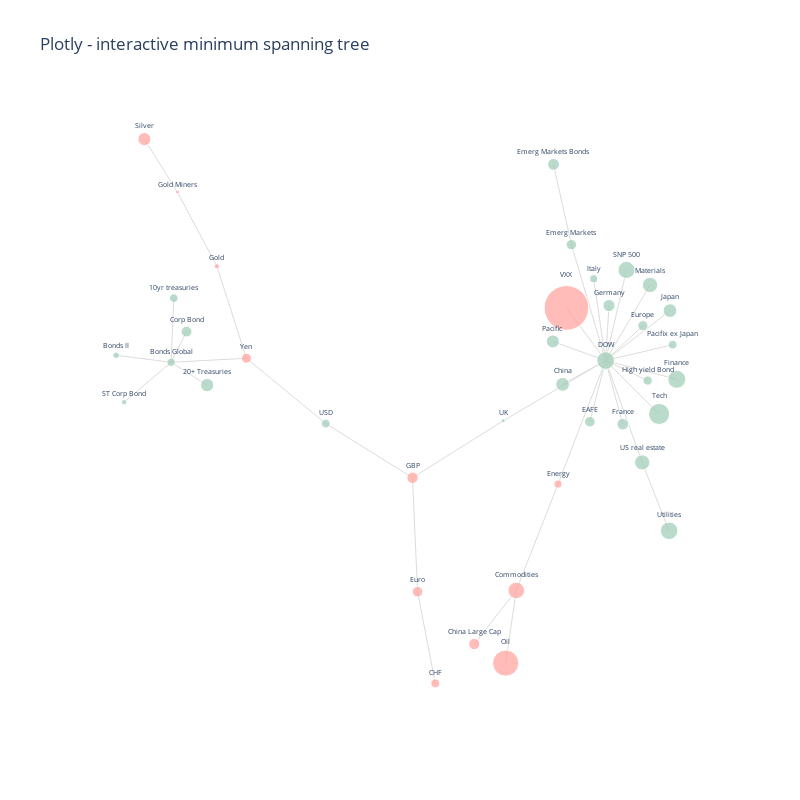

Notebook cell for this chart:
### Code cell
figAsset = plot_graph(assetData, 0.5)

figAsset.write_json(assetGraphJsonFile)
figAsset2 = px.scatter()
figAsset2.write_html(assetGraphImgFile)

### Figure 1 — Plotly figure (JSON) as saved in the notebook; plotly's stock layout.template omitted (floating-point values rounded to 4 significant figures)
{"data": [{"hoverinfo": "none", "line": {"color": "#DCDCDC", "width": 1}, "mode": "lines", "showlegend": false, "type": "scatter", "x": [-0.8443, -0.6308, null, -0.8443, -0.8366, null, -0.8443, -0.8004, null, -0.8443, -1, null, -0.8443, -0.7421, null, -0.8443, -0.9774, null, 0.1335, 0.01458, null, 0.1335, 0.1035, null, 0.1335, 0.2517, null, 0.3865, 0.2896, null, 0.3865, 0.3419, null, 0.3865, 0.5765, null, 0.3865, 0.3961, null, 0.3865, 0.3528, null, 0.3865, 0.5689, null, 0.3865, 0.435, null, 0.3865, 0.09636, null, 0.3865, 0.2646, null, 0.3865, 0.4901, null, 0.3865, 0.5057, null, 0.3865, 0.4457, null, 0.3865, 0.4922, null, 0.3865, 0.237, null, 0.3865, 0.2756, null, 0.3865, 0.5123, null, 0.3865, 0.2517, null, 0.3865, 0.588, null, 0.3865, 0.538, null, 0.2896, 0.2388, null, 0.09636, -0.1604, null, -0.1604, -0.1462, null, -0.1604, -0.4062, null, -0.1462, -0.09592, null, -0.6308, -0.7145, null, -0.6308, -0.4062, null, -0.8263, -0.7145, null, -0.8263, -0.9199, null, 0.4901, 0.5663, null], "y": [0.047, 0.05533, null, 0.047, 0.1811, null, 0.047, 0.1112, null, 0.047, 0.06168, null, 0.047, -0.0006976, null, 0.047, -0.03643, null, -0.4297, -0.5419, null, -0.4297, -0.5818, null, -0.4297, -0.2076, null, 0.05058, 0.2928, null, 0.05058, -0.07727, null, 0.05058, 0.08371, null, 0.05058, 0.1655, null, 0.05058, 0.2215, null, 0.05058, 0.155, null, 0.05058, -0.08241, null, 0.05058, -0.07519, null, 0.05058, 0.0008818, null, 0.05058, -0.1623, null, 0.05058, 0.00877, null, 0.05058, 0.2398, null, 0.05058, 0.1235, null, 0.05058, 0.09053, null, 0.05058, 0.1606, null, 0.05058, 0.2086, null, 0.05058, -0.2076, null, 0.05058, 0.01141, null, 0.05058, -0.06101, null, 0.2928, 0.4605, null, -0.07519, -0.1943, null, -0.1943, -0.4326, null, -0.1943, -0.08107, null, -0.4326, -0.6241, null, 0.05533, 0.2477, null, 0.05533, -0.08107, null, 0.4027, 0.2477, null, 0.4027, 0.5133, null, -0.1623, -0.3051, null]}, {"hoverinfo": "text", "hovertext": ["<b>Bonds Global</b><br>Annualized Returns: 2.8%<br>Annualized Volatility: 3.2%<br><br>Strongest correlations with: <br>10yr treasuries: 0.94<br>20+ Treasuries: 0.90<br>Corp Bond: 0.89<br><br>Weakest correlations with: <br>GBP: 0.03<br>High yield Bond: -0.06<br>Emerg Markets: -0.07<br>", "<b>Commodities</b><br>Annualized Returns: -10.9%<br>Annualized Volatility: 15.1%<br><br>Strongest correlations with: <br>Oil: 0.88<br>Energy: 0.68<br>China Large Cap: 0.53<br><br>Weakest correlations with: <br>ST Corp Bond: 0.03<br>Yen: -0.03<br>CHF: 0.04<br>", "<b>DOW</b><br>Annualized Returns: 12.6%<br>Annualized Volatility: 11.8%<br><br>Strongest correlations with: <br>SNP 500: 0.97<br>Finance: 0.87<br>Tech: 0.85<br><br>Weakest correlations with: <br>Silver: 0.03<br>Gold Miners: 0.04<br>ST Corp Bond: -0.04<br>", "<b>Emerg Markets</b><br>Annualized Returns: 4.3%<br>Annualized Volatility: 18.5%<br><br>Strongest correlations with: <br>China: 0.84<br>Pacifix ex Japan: 0.82<br>Pacific : 0.81<br><br>Weakest correlations with: <br>Bonds II: -0.00<br>Gold: -0.01<br>CHF: -0.02<br>", "<b>EAFE</b><br>Annualized Returns: 4.4%<br>Annualized Volatility: 14.7%<br><br>Strongest correlations with: <br>Europe: 0.95<br>France: 0.91<br>UK: 0.91<br><br>Weakest correlations with: <br>CHF: 0.02<br>ST Corp Bond: 0.05<br>Corp Bond: -0.06<br>", "<b>Emerg Markets Bonds</b><br>Annualized Returns: 5.6%<br>Annualized Volatility: 6.4%<br><br>Strongest correlations with: <br>Emerg Markets: 0.58<br>High yield Bond: 0.58<br>Pacifix ex Japan: 0.48<br><br>Weakest correlations with: <br>Yen: 0.07<br>CHF: 0.07<br>Euro: 0.12<br>", "<b>Pacifix ex Japan</b><br>Annualized Returns: 3.1%<br>Annualized Volatility: 16.2%<br><br>Strongest correlations with: <br>Pacific : 0.84<br>Emerg Markets: 0.82<br>EAFE: 0.79<br><br>Weakest correlations with: <br>Corp Bond: -0.01<br>Gold: -0.01<br>CHF: -0.01<br>", "<b>Germany</b><br>Annualized Returns: 5.8%<br>Annualized Volatility: 17.9%<br><br>Strongest correlations with: <br>Europe: 0.93<br>France: 0.93<br>EAFE: 0.88<br><br>Weakest correlations with: <br>CHF: 0.02<br>ST Corp Bond: 0.02<br>Gold Miners: 0.06<br>", "<b>Italy</b><br>Annualized Returns: 2.6%<br>Annualized Volatility: 23.8%<br><br>Strongest correlations with: <br>Europe: 0.88<br>France: 0.88<br>Germany: 0.84<br><br>Weakest correlations with: <br>ST Corp Bond: -0.01<br>CHF: 0.01<br>Gold Miners: 0.07<br>", "<b>Japan</b><br>Annualized Returns: 7.5%<br>Annualized Volatility: 15.7%<br><br>Strongest correlations with: <br>Pacific : 0.93<br>EAFE: 0.79<br>SNP 500: 0.71<br><br>Weakest correlations with: <br>Gold Miners: 0.03<br>ST Corp Bond: 0.04<br>Silver: 0.05<br>", "<b>France</b><br>Annualized Returns: 5.4%<br>Annualized Volatility: 17.8%<br><br>Strongest correlations with: <br>Europe: 0.96<br>Germany: 0.93<br>EAFE: 0.91<br><br>Weakest correlations with: <br>CHF: 0.05<br>ST Corp Bond: 0.05<br>Corp Bond: -0.07<br>", "<b>UK</b><br>Annualized Returns: 0.6%<br>Annualized Volatility: 16.9%<br><br>Strongest correlations with: <br>Europe: 0.94<br>EAFE: 0.91<br>France: 0.85<br><br>Weakest correlations with: <br>CHF: 0.03<br>ST Corp Bond: 0.03<br>Corp Bond: -0.07<br>", "<b>GBP</b><br>Annualized Returns: -5.2%<br>Annualized Volatility: 9.6%<br><br>Strongest correlations with: <br>USD: -0.61<br>UK: 0.55<br>Euro: 0.51<br><br>Weakest correlations with: <br>10yr treasuries: -0.01<br>Bonds Global: 0.03<br>Corp Bond: 0.06<br>", "<b>China Large Cap</b><br>Annualized Returns: -5.1%<br>Annualized Volatility: 8.0%<br><br>Strongest correlations with: <br>Commodities: 0.53<br>Oil: 0.51<br>USD: -0.47<br><br>Weakest correlations with: <br>10yr treasuries: 0.01<br>20+ Treasuries: -0.08<br>Bonds Global: 0.08<br>", "<b>Euro</b><br>Annualized Returns: -4.4%<br>Annualized Volatility: 8.8%<br><br>Strongest correlations with: <br>USD: -0.96<br>CHF: 0.53<br>GBP: 0.51<br><br>Weakest correlations with: <br>US real estate: -0.01<br>Energy: -0.01<br>Materials: -0.02<br>", "<b>China</b><br>Annualized Returns: 7.5%<br>Annualized Volatility: 22.9%<br><br>Strongest correlations with: <br>Emerg Markets: 0.84<br>Pacifix ex Japan: 0.73<br>Pacific : 0.72<br><br>Weakest correlations with: <br>Corp Bond: -0.06<br>ST Corp Bond: 0.06<br>USD: 0.07<br>", "<b>Yen</b><br>Annualized Returns: -4.0%<br>Annualized Volatility: 9.6%<br><br>Strongest correlations with: <br>10yr treasuries: 0.56<br>USD: -0.54<br>Finance: -0.54<br><br>Weakest correlations with: <br>Commodities: -0.03<br>Utilities: 0.04<br>Emerg Markets Bonds: 0.07<br>", "<b>Gold Miners</b><br>Annualized Returns: -0.6%<br>Annualized Volatility: 41.6%<br><br>Strongest correlations with: <br>Gold: 0.79<br>Silver: 0.70<br>China Large Cap: 0.36<br><br>Weakest correlations with: <br>VXX: -0.03<br>Japan: 0.03<br>DOW: 0.04<br>", "<b>Gold</b><br>Annualized Returns: -1.1%<br>Annualized Volatility: 14.2%<br><br>Strongest correlations with: <br>Gold Miners: 0.79<br>Silver: 0.79<br>Yen: 0.52<br><br>Weakest correlations with: <br>Pacifix ex Japan: -0.01<br>Emerg Markets: -0.01<br>Energy: -0.02<br>", "<b>10yr treasuries</b><br>Annualized Returns: 2.9%<br>Annualized Volatility: 5.4%<br><br>Strongest correlations with: <br>Bonds Global: 0.94<br>20+ Treasuries: 0.93<br>Corp Bond: 0.86<br><br>Weakest correlations with: <br>China Large Cap: 0.01<br>GBP: -0.01<br>US real estate: 0.09<br>", "<b>US real estate</b><br>Annualized Returns: 9.3%<br>Annualized Volatility: 13.4%<br><br>Strongest correlations with: <br>SNP 500: 0.63<br>Utilities: 0.62<br>DOW: 0.59<br><br>Weakest correlations with: <br>Euro: -0.01<br>USD: -0.02<br>CHF: -0.04<br>", "<b>High yield Bond</b><br>Annualized Returns: 3.5%<br>Annualized Volatility: 6.2%<br><br>Strongest correlations with: <br>SNP 500: 0.67<br>Materials: 0.66<br>Emerg Markets: 0.64<br><br>Weakest correlations with: <br>Bonds II: 0.01<br>USD: -0.01<br>Euro: -0.02<br>", "<b>Corp Bond</b><br>Annualized Returns: 4.7%<br>Annualized Volatility: 5.0%<br><br>Strongest correlations with: <br>Bonds Global: 0.89<br>10yr treasuries: 0.86<br>20+ Treasuries: 0.85<br><br>Weakest correlations with: <br>Pacifix ex Japan: -0.01<br>Emerg Markets: 0.02<br>Pacific : -0.03<br>", "<b>Silver</b><br>Annualized Returns: -6.8%<br>Annualized Volatility: 22.2%<br><br>Strongest correlations with: <br>Gold: 0.79<br>Gold Miners: 0.70<br>Commodities: 0.35<br><br>Weakest correlations with: <br>VXX: -0.02<br>DOW: 0.03<br>Tech: 0.03<br>", "<b>SNP 500</b><br>Annualized Returns: 11.6%<br>Annualized Volatility: 12.1%<br><br>Strongest correlations with: <br>DOW: 0.97<br>Tech: 0.90<br>Finance: 0.87<br><br>Weakest correlations with: <br>ST Corp Bond: -0.02<br>Silver: 0.05<br>Gold Miners: 0.08<br>", "<b>Bonds II</b><br>Annualized Returns: 1.7%<br>Annualized Volatility: 4.7%<br><br>Strongest correlations with: <br>10yr treasuries: 0.84<br>Bonds Global: 0.83<br>20+ Treasuries: 0.79<br><br>Weakest correlations with: <br>Emerg Markets: -0.00<br>Pacifix ex Japan: -0.01<br>High yield Bond: 0.01<br>", "<b>20+ Treasuries</b><br>Annualized Returns: 7.0%<br>Annualized Volatility: 12.5%<br><br>Strongest correlations with: <br>10yr treasuries: 0.93<br>Bonds Global: 0.90<br>Corp Bond: 0.85<br><br>Weakest correlations with: <br>US real estate: 0.07<br>GBP: -0.07<br>China Large Cap: -0.08<br>", "<b>Oil</b><br>Annualized Returns: -27.3%<br>Annualized Volatility: 34.1%<br><br>Strongest correlations with: <br>Commodities: 0.88<br>Energy: 0.71<br>China Large Cap: 0.51<br><br>Weakest correlations with: <br>CHF: 0.00<br>ST Corp Bond: 0.01<br>Bonds II: 0.03<br>", "<b>USD</b><br>Annualized Returns: 3.1%<br>Annualized Volatility: 7.4%<br><br>Strongest correlations with: <br>Euro: -0.96<br>GBP: -0.61<br>CHF: -0.58<br><br>Weakest correlations with: <br>Materials: -0.00<br>Pacific : -0.00<br>High yield Bond: -0.01<br>", "<b>Europe</b><br>Annualized Returns: 4.1%<br>Annualized Volatility: 16.2%<br><br>Strongest correlations with: <br>France: 0.96<br>EAFE: 0.95<br>UK: 0.94<br><br>Weakest correlations with: <br>ST Corp Bond: 0.05<br>CHF: 0.07<br>Corp Bond: -0.07<br>", "<b>Pacific </b><br>Annualized Returns: 6.8%<br>Annualized Volatility: 14.1%<br><br>Strongest correlations with: <br>Japan: 0.93<br>EAFE: 0.87<br>Pacifix ex Japan: 0.84<br><br>Weakest correlations with: <br>USD: -0.00<br>Euro: -0.02<br>Corp Bond: -0.03<br>", "<b>VXX</b><br>Annualized Returns: -79.6%<br>Annualized Volatility: 60.3%<br><br>Strongest correlations with: <br>SNP 500: -0.84<br>DOW: -0.80<br>Tech: -0.75<br><br>Weakest correlations with: <br>Silver: -0.02<br>Gold Miners: -0.03<br>ST Corp Bond: 0.05<br>", "<b>Materials</b><br>Annualized Returns: 9.4%<br>Annualized Volatility: 15.6%<br><br>Strongest correlations with: <br>SNP 500: 0.83<br>DOW: 0.82<br>Finance: 0.74<br><br>Weakest correlations with: <br>ST Corp Bond: 0.00<br>USD: -0.00<br>Euro: -0.02<br>", "<b>Energy</b><br>Annualized Returns: -2.6%<br>Annualized Volatility: 20.8%<br><br>Strongest correlations with: <br>Materials: 0.73<br>Oil: 0.71<br>SNP 500: 0.69<br><br>Weakest correlations with: <br>ST Corp Bond: -0.00<br>Euro: -0.01<br>Gold: -0.02<br>", "<b>Finance</b><br>Annualized Returns: 13.0%<br>Annualized Volatility: 15.7%<br><br>Strongest correlations with: <br>DOW: 0.87<br>SNP 500: 0.87<br>Materials: 0.74<br><br>Weakest correlations with: <br>Silver: -0.05<br>Gold Miners: -0.07<br>GBP: 0.12<br>", "<b>Tech</b><br>Annualized Returns: 17.8%<br>Annualized Volatility: 14.3%<br><br>Strongest correlations with: <br>SNP 500: 0.90<br>DOW: 0.85<br>VXX: -0.75<br><br>Weakest correlations with: <br>ST Corp Bond: 0.01<br>Silver: 0.03<br>Gold Miners: 0.06<br>", "<b>Utilities</b><br>Annualized Returns: 12.3%<br>Annualized Volatility: 14.3%<br><br>Strongest correlations with: <br>US real estate: 0.62<br>SNP 500: 0.42<br>DOW: 0.40<br><br>Weakest correlations with: <br>Yen: 0.04<br>Oil: 0.07<br>CHF: 0.07<br>", "<b>ST Corp Bond</b><br>Annualized Returns: 1.2%<br>Annualized Volatility: 0.9%<br><br>Strongest correlations with: <br>Bonds Global: 0.60<br>Corp Bond: 0.58<br>10yr treasuries: 0.58<br><br>Weakest correlations with: <br>Materials: 0.00<br>Energy: -0.00<br>Tech: 0.01<br>", "<b>CHF</b><br>Annualized Returns: -3.2%<br>Annualized Volatility: 11.8%<br><br>Strongest correlations with: <br>USD: -0.58<br>Euro: 0.53<br>Yen: 0.39<br><br>Weakest correlations with: <br>Oil: 0.00<br>Pacifix ex Japan: -0.01<br>Italy: 0.01<br>"], "marker": {"color": ["#9eccb7", "#ffa09b", "#9eccb7", "#9eccb7", "#9eccb7", "#9eccb7", "#9eccb7", "#9eccb7", "#9eccb7", "#9eccb7", "#9eccb7", "#9eccb7", "#ffa09b", "#ffa09b", "#ffa09b", "#9eccb7", "#ffa09b", "#ffa09b", "#ffa09b", "#9eccb7", "#9eccb7", "#9eccb7", "#9eccb7", "#ffa09b", "#9eccb7", "#9eccb7", "#9eccb7", "#ffa09b", "#9eccb7", "#9eccb7", "#9eccb7", "#ffa09b", "#9eccb7", "#ffa09b", "#9eccb7", "#9eccb7", "#9eccb7", "#9eccb7", "#ffa09b"], "line": {"width": 1}, "size": [8.41, 16.52, 17.75, 10.4, 10.54, 11.79, 8.741, 12.02, 8.087, 13.67, 11.6, 4.001, 11.37, 11.28, 10.48, 13.72, 9.975, 3.781, 5.162, 8.552, 15.23, 9.334, 10.82, 13.01, 17.04, 6.562, 13.19, 26.12, 8.841, 10.16, 13.0, 44.62, 15.31, 8.02, 17.99, 21.09, 17.53, 5.401, 8.931]}, "mode": "markers+text", "showlegend": false, "text": ["Bonds Global", "Commodities", "DOW", "Emerg Markets", "EAFE", "Emerg Markets Bonds", "Pacifix ex Japan", "Germany", "Italy", "Japan", "France", "UK", "GBP", "China Large Cap", "Euro", "China", "Yen", "Gold Miners", "Gold", "10yr treasuries", "US real estate", "High yield Bond", "Corp Bond", "Silver", "SNP 500", "Bonds II", "20+ Treasuries", "Oil", "USD", "Europe", "Pacific ", "VXX", "Materials", "Energy", "Finance", "Tech", "Utilities", "ST Corp Bond", "CHF"], "textfont": {"size": 7}, "textposition": "top center", "type": "scatter", "x": [-0.8443, 0.1335, 0.3865, 0.2896, 0.3419, 0.2388, 0.5765, 0.3961, 0.3528, 0.5689, 0.435, 0.09636, -0.1604, 0.01458, -0.1462, 0.2646, -0.6308, -0.8263, -0.7145, -0.8366, 0.4901, 0.5057, -0.8004, -0.9199, 0.4457, -1, -0.7421, 0.1035, -0.4062, 0.4922, 0.237, 0.2756, 0.5123, 0.2517, 0.588, 0.538, 0.5663, -0.9774, -0.09592], "y": [0.047, -0.4297, 0.05058, 0.2928, -0.07727, 0.4605, 0.08371, 0.1655, 0.2215, 0.155, -0.08241, -0.07519, -0.1943, -0.5419, -0.4326, 0.0008818, 0.05533, 0.4027, 0.2477, 0.1811, -0.1623, 0.00877, 0.1112, 0.5133, 0.2398, 0.06168, -0.0006976, -0.5818, -0.08107, 0.1235, 0.09053, 0.1606, 0.2086, -0.2076, 0.01141, -0.06101, -0.3051, -0.03643, -0.6241]}], "layout": {"autosize": false, "height": 800, "hovermode": "closest", "plot_bgcolor": "#fff", "showlegend": false, "title": {"text": "Plotly - interactive minimum spanning tree"}, "width": 800, "xaxis": {"showgrid": false, "showline": false, "showticklabels": false, "ticks": "", "title": {"font": {"size": 20}, "text": ""}, "zeroline": false}, "yaxis": {"showgrid": false, "showline": false, "showticklabels": false, "ticks": "", "title": {"font": {"size": 20}, "text": ""}, "zeroline": false}}}
